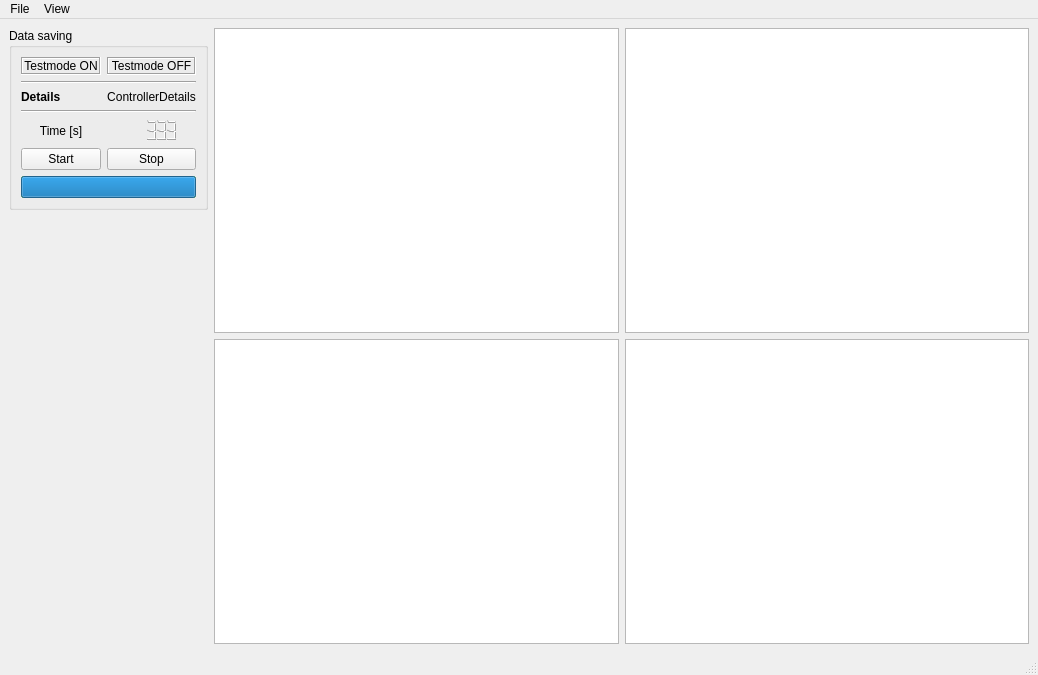
<?xml version="1.0" encoding="UTF-8"?>
<ui version="4.0">
 <class>datalogger</class>
 <widget class="QMainWindow" name="datalogger">
  <property name="geometry">
   <rect>
    <x>0</x>
    <y>0</y>
    <width>1038</width>
    <height>675</height>
   </rect>
  </property>
  <property name="maximumSize">
   <size>
    <width>4132</width>
    <height>2512</height>
   </size>
  </property>
  <property name="windowTitle">
   <string>AppGUI</string>
  </property>
  <property name="tabShape">
   <enum>QTabWidget::Rounded</enum>
  </property>
  <widget class="QWidget" name="grid_main">
   <layout class="QGridLayout" name="gridLayout">
    <item row="0" column="1">
     <layout class="QGridLayout" name="grid_graphs">
      <property name="spacing">
       <number>6</number>
      </property>
      <item row="0" column="2">
       <widget class="QGraphicsView" name="graph1">
        <property name="statusTip">
         <string>Graph description</string>
        </property>
       </widget>
      </item>
      <item row="0" column="3">
       <widget class="QGraphicsView" name="graph2">
        <property name="statusTip">
         <string>Graph description</string>
        </property>
       </widget>
      </item>
      <item row="1" column="2">
       <widget class="QGraphicsView" name="graph3">
        <property name="statusTip">
         <string>Graph description</string>
        </property>
       </widget>
      </item>
      <item row="1" column="3">
       <widget class="QGraphicsView" name="graph4">
        <property name="statusTip">
         <string>Graph description</string>
        </property>
       </widget>
      </item>
     </layout>
    </item>
    <item row="0" column="0" alignment="Qt::AlignTop">
     <widget class="QGroupBox" name="grid_detailsBox">
      <property name="sizePolicy">
       <sizepolicy hsizetype="Fixed" vsizetype="Fixed">
        <horstretch>0</horstretch>
        <verstretch>0</verstretch>
       </sizepolicy>
      </property>
      <property name="maximumSize">
       <size>
        <width>270</width>
        <height>300</height>
       </size>
      </property>
      <property name="title">
       <string>Data saving</string>
      </property>
      <property name="alignment">
       <set>Qt::AlignLeading|Qt::AlignLeft|Qt::AlignTop</set>
      </property>
      <layout class="QGridLayout" name="gridLayout_2">
       <item row="4" column="0" colspan="2">
        <widget class="Line" name="dBox_line2">
         <property name="orientation">
          <enum>Qt::Horizontal</enum>
         </property>
        </widget>
       </item>
       <item row="5" column="0">
        <widget class="QLabel" name="dBox_textTime">
         <property name="text">
          <string>Time [s]</string>
         </property>
         <property name="alignment">
          <set>Qt::AlignCenter</set>
         </property>
        </widget>
       </item>
       <item row="6" column="0">
        <widget class="QPushButton" name="dBox_buttonStart">
         <property name="text">
          <string>Start</string>
         </property>
         <property name="checkable">
          <bool>false</bool>
         </property>
         <property name="autoRepeat">
          <bool>false</bool>
         </property>
         <property name="autoExclusive">
          <bool>false</bool>
         </property>
         <property name="autoDefault">
          <bool>false</bool>
         </property>
         <property name="default">
          <bool>false</bool>
         </property>
         <property name="flat">
          <bool>false</bool>
         </property>
        </widget>
       </item>
       <item row="1" column="1">
        <widget class="QLabel" name="dBox_textTestOFF">
         <property name="sizePolicy">
          <sizepolicy hsizetype="Minimum" vsizetype="Preferred">
           <horstretch>0</horstretch>
           <verstretch>0</verstretch>
          </sizepolicy>
         </property>
         <property name="frameShape">
          <enum>QFrame::Box</enum>
         </property>
         <property name="frameShadow">
          <enum>QFrame::Sunken</enum>
         </property>
         <property name="text">
          <string>Testmode OFF</string>
         </property>
         <property name="scaledContents">
          <bool>false</bool>
         </property>
         <property name="alignment">
          <set>Qt::AlignCenter</set>
         </property>
        </widget>
       </item>
       <item row="5" column="1">
        <widget class="QLCDNumber" name="dBox_lcdCounter">
         <property name="frameShape">
          <enum>QFrame::NoFrame</enum>
         </property>
         <property name="smallDecimalPoint">
          <bool>false</bool>
         </property>
         <property name="digitCount">
          <number>5</number>
         </property>
         <property name="segmentStyle">
          <enum>QLCDNumber::Filled</enum>
         </property>
         <property name="value" stdset="0">
          <double>333.000000000000000</double>
         </property>
         <property name="intValue" stdset="0">
          <number>333</number>
         </property>
        </widget>
       </item>
       <item row="1" column="0">
        <widget class="QLabel" name="dBox_textTestON">
         <property name="sizePolicy">
          <sizepolicy hsizetype="Minimum" vsizetype="Preferred">
           <horstretch>0</horstretch>
           <verstretch>0</verstretch>
          </sizepolicy>
         </property>
         <property name="frameShape">
          <enum>QFrame::Box</enum>
         </property>
         <property name="frameShadow">
          <enum>QFrame::Sunken</enum>
         </property>
         <property name="text">
          <string>Testmode ON</string>
         </property>
         <property name="scaledContents">
          <bool>false</bool>
         </property>
         <property name="alignment">
          <set>Qt::AlignCenter</set>
         </property>
        </widget>
       </item>
       <item row="2" column="0" colspan="2">
        <widget class="Line" name="dBox_line1">
         <property name="orientation">
          <enum>Qt::Horizontal</enum>
         </property>
        </widget>
       </item>
       <item row="6" column="1">
        <widget class="QPushButton" name="dBox_buttonStop">
         <property name="text">
          <string>Stop</string>
         </property>
         <property name="checkable">
          <bool>false</bool>
         </property>
        </widget>
       </item>
       <item row="10" column="0" colspan="2">
        <widget class="QProgressBar" name="dBox_barSaving">
         <property name="styleSheet">
          <string notr="true">background-color: rgb(170, 255, 0);</string>
         </property>
         <property name="value">
          <number>100</number>
         </property>
         <property name="textVisible">
          <bool>false</bool>
         </property>
         <property name="orientation">
          <enum>Qt::Horizontal</enum>
         </property>
         <property name="invertedAppearance">
          <bool>false</bool>
         </property>
         <property name="format">
          <string notr="true"/>
         </property>
        </widget>
       </item>
       <item row="3" column="0">
        <widget class="QLabel" name="dBox_textDetails">
         <property name="font">
          <font>
           <bold>true</bold>
          </font>
         </property>
         <property name="text">
          <string>Details</string>
         </property>
        </widget>
       </item>
       <item row="3" column="1">
        <widget class="QLabel" name="dBox_textController">
         <property name="text">
          <string>ControllerDetails</string>
         </property>
         <property name="scaledContents">
          <bool>false</bool>
         </property>
         <property name="alignment">
          <set>Qt::AlignCenter</set>
         </property>
        </widget>
       </item>
      </layout>
     </widget>
    </item>
   </layout>
  </widget>
  <widget class="QMenuBar" name="menu_bar">
   <property name="geometry">
    <rect>
     <x>0</x>
     <y>0</y>
     <width>1038</width>
     <height>21</height>
    </rect>
   </property>
   <widget class="QMenu" name="menu_file">
    <property name="title">
     <string>File</string>
    </property>
    <addaction name="mFile_close"/>
   </widget>
   <widget class="QMenu" name="menu_view">
    <property name="title">
     <string>View</string>
    </property>
    <addaction name="mView_hideDetails"/>
    <addaction name="separator"/>
    <addaction name="mView_hideGraph1"/>
    <addaction name="mView_hideGraph2"/>
    <addaction name="mView_hideGraph3"/>
    <addaction name="mView_hideGraph4"/>
   </widget>
   <addaction name="menu_file"/>
   <addaction name="menu_view"/>
  </widget>
  <widget class="QStatusBar" name="bar_status"/>
  <action name="mView_hideDetails">
   <property name="checkable">
    <bool>true</bool>
   </property>
   <property name="checked">
    <bool>true</bool>
   </property>
   <property name="text">
    <string>Details</string>
   </property>
   <property name="shortcut">
    <string>Ctrl+D</string>
   </property>
  </action>
  <action name="mView_hideGraph1">
   <property name="checkable">
    <bool>true</bool>
   </property>
   <property name="checked">
    <bool>true</bool>
   </property>
   <property name="text">
    <string>Graph 1</string>
   </property>
   <property name="shortcut">
    <string>Ctrl+1</string>
   </property>
  </action>
  <action name="mView_hideGraph2">
   <property name="checkable">
    <bool>true</bool>
   </property>
   <property name="checked">
    <bool>true</bool>
   </property>
   <property name="text">
    <string>Graph 2</string>
   </property>
   <property name="shortcut">
    <string>Ctrl+2</string>
   </property>
  </action>
  <action name="mView_hideGraph3">
   <property name="checkable">
    <bool>true</bool>
   </property>
   <property name="checked">
    <bool>true</bool>
   </property>
   <property name="text">
    <string>Graph 3</string>
   </property>
   <property name="shortcut">
    <string>Ctrl+3</string>
   </property>
  </action>
  <action name="mView_hideGraph4">
   <property name="checkable">
    <bool>true</bool>
   </property>
   <property name="checked">
    <bool>true</bool>
   </property>
   <property name="text">
    <string>Graph 4</string>
   </property>
   <property name="shortcut">
    <string>Ctrl+4</string>
   </property>
  </action>
  <action name="mFile_close">
   <property name="text">
    <string>Exit</string>
   </property>
  </action>
 </widget>
 <resources/>
 <connections>
  <connection>
   <sender>mView_hideDetails</sender>
   <signal>triggered(bool)</signal>
   <receiver>grid_detailsBox</receiver>
   <slot>setVisible(bool)</slot>
   <hints>
    <hint type="sourcelabel">
     <x>-1</x>
     <y>-1</y>
    </hint>
    <hint type="destinationlabel">
     <x>118</x>
     <y>156</y>
    </hint>
   </hints>
  </connection>
  <connection>
   <sender>mView_hideGraph1</sender>
   <signal>triggered(bool)</signal>
   <receiver>graph1</receiver>
   <slot>setVisible(bool)</slot>
   <hints>
    <hint type="sourcelabel">
     <x>-1</x>
     <y>-1</y>
    </hint>
    <hint type="destinationlabel">
     <x>431</x>
     <y>182</y>
    </hint>
   </hints>
  </connection>
  <connection>
   <sender>mView_hideGraph2</sender>
   <signal>triggered(bool)</signal>
   <receiver>graph2</receiver>
   <slot>setVisible(bool)</slot>
   <hints>
    <hint type="sourcelabel">
     <x>-1</x>
     <y>-1</y>
    </hint>
    <hint type="destinationlabel">
     <x>831</x>
     <y>182</y>
    </hint>
   </hints>
  </connection>
  <connection>
   <sender>mView_hideGraph3</sender>
   <signal>triggered(bool)</signal>
   <receiver>graph3</receiver>
   <slot>setVisible(bool)</slot>
   <hints>
    <hint type="sourcelabel">
     <x>-1</x>
     <y>-1</y>
    </hint>
    <hint type="destinationlabel">
     <x>431</x>
     <y>491</y>
    </hint>
   </hints>
  </connection>
  <connection>
   <sender>mView_hideGraph4</sender>
   <signal>triggered(bool)</signal>
   <receiver>graph4</receiver>
   <slot>setVisible(bool)</slot>
   <hints>
    <hint type="sourcelabel">
     <x>-1</x>
     <y>-1</y>
    </hint>
    <hint type="destinationlabel">
     <x>831</x>
     <y>491</y>
    </hint>
   </hints>
  </connection>
  <connection>
   <sender>mFile_close</sender>
   <signal>triggered()</signal>
   <receiver>datalogger</receiver>
   <slot>close()</slot>
   <hints>
    <hint type="sourcelabel">
     <x>-1</x>
     <y>-1</y>
    </hint>
    <hint type="destinationlabel">
     <x>518</x>
     <y>337</y>
    </hint>
   </hints>
  </connection>
 </connections>
</ui>
